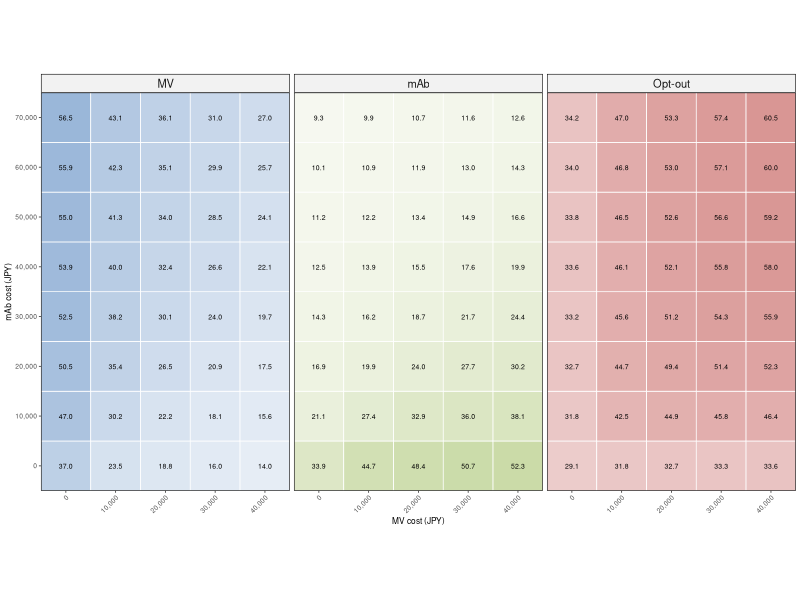

Generate this figure with R:

# ===========================================================================
# Title: 23_hcm_costCont_ranInt_ranCoeff_choiceProb_heatmap.r
# Date: 2026-10-01
# ===========================================================================

# ------------------------------------------------------------------------
# SECTION 1: Load library
# ------------------------------------------------------------------------

# Load packages
library(here)
library(dplyr)
library(ggplot2)

# ------------------------------------------------------------------------
# SECTION 2: Load data & results
# ------------------------------------------------------------------------

df <- read.csv(here("data", "choiceProb_bothCost.csv"))
df$MV_Cost <- df$MV_Cost * 100000 # Convert MV cost to JPY
df$mAb_Cost <- df$mAb_Cost * 100000 # Convert mAb cost to JPY

df_plot <- df %>% mutate(
    Alt = factor(Alt, levels = c("MV", "mAb", "Opt-out"))
)
# ------------------------------------------------------------------------
# SECTION 6: Plot heatmaps of mean choice probabilities
# ------------------------------------------------------------------------

color_manual <- c(
    "MV" = "#4F81BD",
    "mAb" = "#9BBB59",
    "Opt-out" = "#C0504D"
)

df_plot <- df_plot %>%
    mutate(
        tile_color = mapply(
            function(alt, mean) {
                grDevices::colorRampPalette(
                    c("#FFFFFF", color_manual[[alt]])
                )(101)[round(mean * 100) + 1]
            },
            Alt,
            Mean
        )
    )

combined_heatmap <- ggplot(
    df_plot,
    aes(x = MV_Cost, y = mAb_Cost)
) +
    geom_tile(
        aes(fill = tile_color),
        color = "#FFFFFF",
        linewidth = 0.25
    ) +
    geom_text(
        aes(label = sprintf("%.1f", 100 * Mean)),
        size = 1.75
    ) +
    scale_x_continuous(
        breaks = sort(unique(df_plot$MV_Cost)),
        name = "MV cost (JPY)",
        label = scales::comma
    ) +
    scale_y_continuous(
        breaks = sort(unique(df_plot$mAb_Cost)),
        name = "mAb cost (JPY)",
        label = scales::comma
    ) +
    scale_fill_identity() +
    facet_wrap(~Alt, nrow = 1) +
    coord_fixed(ratio = 1, expand = FALSE) +
    theme_bw(base_size = 6) +
    theme(
        axis.text.x = element_text(angle = 45, hjust = 1),
        legend.position = "none",
        panel.grid.major = element_blank(),
        panel.grid.minor = element_blank(),
        panel.border = element_rect(
            colour = "#000000",
            fill = NA,
            linewidth = 0.4
        ),
        strip.background = element_rect(
            colour = "#000000",
            fill = "#F2F2F2",
            linewidth = 0.4
        ),
        strip.text = element_text(size = 8),
        legend.key = element_rect(
            fill = NA,
            colour = NA
        )
    )

ggsave(
    filename = here("figs", "choiceProb_all_heatmaps.png"),
    plot = combined_heatmap,
    height = 6.1,
    width = 10,
    units = "cm",
    dpi = 600
)

cat("\nCombined heatmaps successfully saved as choiceProb_all_heatmaps.png\n")
